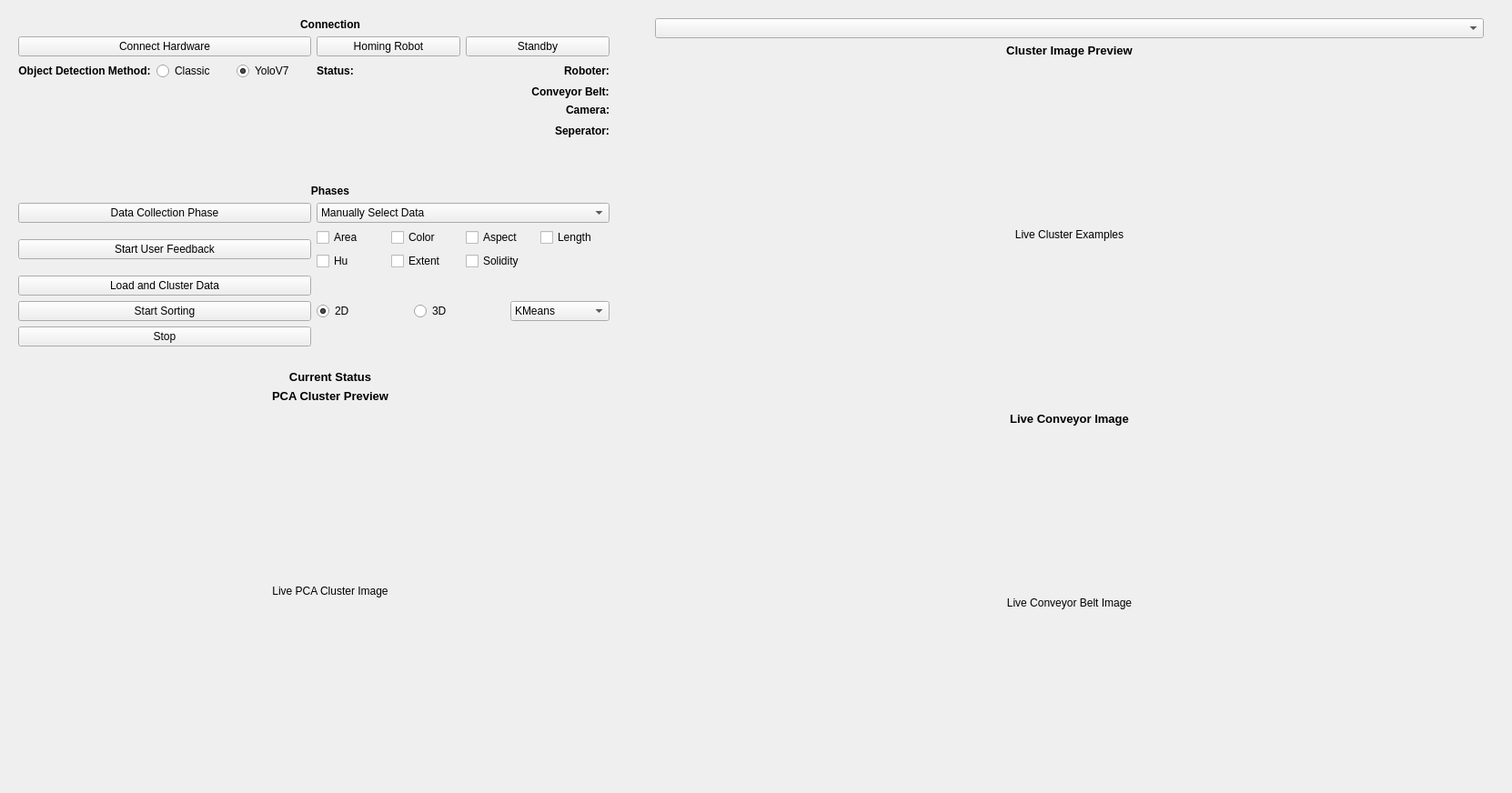
<?xml version="1.0" encoding="UTF-8"?>
<ui version="4.0">
 <class>sortingGui</class>
 <widget class="QWidget" name="sortingGui">
  <property name="geometry">
   <rect>
    <x>0</x>
    <y>0</y>
    <width>1662</width>
    <height>872</height>
   </rect>
  </property>
  <property name="windowTitle">
   <string>Autonomous Sorting</string>
  </property>
  <widget class="QWidget" name="verticalLayoutWidget_3">
   <property name="geometry">
    <rect>
     <x>20</x>
     <y>20</y>
     <width>686</width>
     <height>831</height>
    </rect>
   </property>
   <layout class="QVBoxLayout" name="verticalLayout_3">
    <item>
     <layout class="QVBoxLayout" name="verticalLayout">
      <item>
       <widget class="QLabel" name="label_connection">
        <property name="enabled">
         <bool>true</bool>
        </property>
        <property name="font">
         <font>
          <bold>true</bold>
         </font>
        </property>
        <property name="text">
         <string>Connection</string>
        </property>
        <property name="textFormat">
         <enum>Qt::AutoText</enum>
        </property>
        <property name="alignment">
         <set>Qt::AlignCenter</set>
        </property>
       </widget>
      </item>
      <item>
       <layout class="QGridLayout" name="gridLayout">
        <item row="1" column="1">
         <layout class="QHBoxLayout" name="horizontalLayout_6">
          <item alignment="Qt::AlignLeft">
           <widget class="QLabel" name="label_hardware_status">
            <property name="enabled">
             <bool>true</bool>
            </property>
            <property name="font">
             <font>
              <bold>true</bold>
             </font>
            </property>
            <property name="text">
             <string>Status:</string>
            </property>
            <property name="textFormat">
             <enum>Qt::AutoText</enum>
            </property>
            <property name="alignment">
             <set>Qt::AlignCenter</set>
            </property>
           </widget>
          </item>
          <item alignment="Qt::AlignRight">
           <widget class="QLabel" name="label_status_roboter">
            <property name="enabled">
             <bool>true</bool>
            </property>
            <property name="font">
             <font>
              <bold>true</bold>
             </font>
            </property>
            <property name="text">
             <string>Roboter:</string>
            </property>
            <property name="textFormat">
             <enum>Qt::AutoText</enum>
            </property>
            <property name="alignment">
             <set>Qt::AlignCenter</set>
            </property>
           </widget>
          </item>
         </layout>
        </item>
        <item row="0" column="1">
         <layout class="QHBoxLayout" name="horizontalLayout_4">
          <item>
           <widget class="QPushButton" name="button_dobot_homing">
            <property name="text">
             <string>Homing Robot</string>
            </property>
           </widget>
          </item>
          <item>
           <widget class="QPushButton" name="button_dobot_standby">
            <property name="text">
             <string>Standby</string>
            </property>
           </widget>
          </item>
         </layout>
        </item>
        <item row="0" column="0">
         <widget class="QPushButton" name="button_connect_Hardware">
          <property name="text">
           <string>Connect Hardware</string>
          </property>
         </widget>
        </item>
        <item row="1" column="0">
         <layout class="QHBoxLayout" name="horizontalLayout_3">
          <item>
           <widget class="QLabel" name="label_object_detection_method">
            <property name="enabled">
             <bool>true</bool>
            </property>
            <property name="font">
             <font>
              <bold>true</bold>
             </font>
            </property>
            <property name="text">
             <string>Object Detection Method:</string>
            </property>
            <property name="textFormat">
             <enum>Qt::AutoText</enum>
            </property>
            <property name="alignment">
             <set>Qt::AlignCenter</set>
            </property>
           </widget>
          </item>
          <item>
           <widget class="QRadioButton" name="radio_classic">
            <property name="text">
             <string>Classic</string>
            </property>
            <attribute name="buttonGroup">
             <string notr="true">buttonGroup</string>
            </attribute>
           </widget>
          </item>
          <item>
           <widget class="QRadioButton" name="radio_yoloV7">
            <property name="text">
             <string>YoloV7</string>
            </property>
            <property name="checked">
             <bool>true</bool>
            </property>
            <attribute name="buttonGroup">
             <string notr="true">buttonGroup</string>
            </attribute>
           </widget>
          </item>
         </layout>
        </item>
        <item row="3" column="1" alignment="Qt::AlignRight">
         <widget class="QLabel" name="label_status_camera">
          <property name="enabled">
           <bool>true</bool>
          </property>
          <property name="font">
           <font>
            <bold>true</bold>
           </font>
          </property>
          <property name="text">
           <string>Camera:</string>
          </property>
          <property name="textFormat">
           <enum>Qt::AutoText</enum>
          </property>
          <property name="alignment">
           <set>Qt::AlignCenter</set>
          </property>
         </widget>
        </item>
        <item row="4" column="0">
         <spacer name="verticalSpacer">
          <property name="orientation">
           <enum>Qt::Vertical</enum>
          </property>
          <property name="sizeHint" stdset="0">
           <size>
            <width>20</width>
            <height>20</height>
           </size>
          </property>
         </spacer>
        </item>
        <item row="4" column="3">
         <widget class="QLabel" name="label_seperator_connection">
          <property name="sizePolicy">
           <sizepolicy hsizetype="Maximum" vsizetype="Preferred">
            <horstretch>0</horstretch>
            <verstretch>0</verstretch>
           </sizepolicy>
          </property>
          <property name="minimumSize">
           <size>
            <width>30</width>
            <height>0</height>
           </size>
          </property>
          <property name="text">
           <string/>
          </property>
         </widget>
        </item>
        <item row="3" column="3">
         <widget class="QLabel" name="label_camera_connection">
          <property name="sizePolicy">
           <sizepolicy hsizetype="Maximum" vsizetype="Preferred">
            <horstretch>0</horstretch>
            <verstretch>0</verstretch>
           </sizepolicy>
          </property>
          <property name="minimumSize">
           <size>
            <width>30</width>
            <height>0</height>
           </size>
          </property>
          <property name="maximumSize">
           <size>
            <width>30</width>
            <height>16777215</height>
           </size>
          </property>
          <property name="text">
           <string/>
          </property>
         </widget>
        </item>
        <item row="1" column="3">
         <widget class="QLabel" name="label_dobot_connection">
          <property name="sizePolicy">
           <sizepolicy hsizetype="Maximum" vsizetype="Preferred">
            <horstretch>0</horstretch>
            <verstretch>0</verstretch>
           </sizepolicy>
          </property>
          <property name="minimumSize">
           <size>
            <width>30</width>
            <height>0</height>
           </size>
          </property>
          <property name="text">
           <string/>
          </property>
         </widget>
        </item>
        <item row="2" column="3">
         <widget class="QLabel" name="label_conveyor_connection">
          <property name="sizePolicy">
           <sizepolicy hsizetype="Maximum" vsizetype="Preferred">
            <horstretch>0</horstretch>
            <verstretch>0</verstretch>
           </sizepolicy>
          </property>
          <property name="minimumSize">
           <size>
            <width>30</width>
            <height>0</height>
           </size>
          </property>
          <property name="text">
           <string/>
          </property>
         </widget>
        </item>
        <item row="2" column="1" alignment="Qt::AlignRight">
         <widget class="QLabel" name="label_status_conveyor">
          <property name="enabled">
           <bool>true</bool>
          </property>
          <property name="font">
           <font>
            <bold>true</bold>
           </font>
          </property>
          <property name="text">
           <string>Conveyor Belt:</string>
          </property>
          <property name="textFormat">
           <enum>Qt::AutoText</enum>
          </property>
          <property name="alignment">
           <set>Qt::AlignCenter</set>
          </property>
         </widget>
        </item>
        <item row="4" column="1" alignment="Qt::AlignRight">
         <widget class="QLabel" name="label_status_seperator">
          <property name="enabled">
           <bool>true</bool>
          </property>
          <property name="font">
           <font>
            <bold>true</bold>
           </font>
          </property>
          <property name="text">
           <string>Seperator:</string>
          </property>
          <property name="textFormat">
           <enum>Qt::AutoText</enum>
          </property>
          <property name="alignment">
           <set>Qt::AlignCenter</set>
          </property>
         </widget>
        </item>
       </layout>
      </item>
      <item>
       <spacer name="verticalSpacer_3">
        <property name="orientation">
         <enum>Qt::Vertical</enum>
        </property>
        <property name="sizeType">
         <enum>QSizePolicy::Expanding</enum>
        </property>
        <property name="sizeHint" stdset="0">
         <size>
          <width>20</width>
          <height>30</height>
         </size>
        </property>
       </spacer>
      </item>
      <item>
       <widget class="QLabel" name="label_phases">
        <property name="font">
         <font>
          <bold>true</bold>
         </font>
        </property>
        <property name="text">
         <string>Phases</string>
        </property>
        <property name="textFormat">
         <enum>Qt::AutoText</enum>
        </property>
        <property name="alignment">
         <set>Qt::AlignCenter</set>
        </property>
       </widget>
      </item>
      <item>
       <layout class="QGridLayout" name="gridLayout_2">
        <item row="6" column="2">
         <widget class="QLabel" name="label_sorting">
          <property name="sizePolicy">
           <sizepolicy hsizetype="Maximum" vsizetype="Preferred">
            <horstretch>0</horstretch>
            <verstretch>0</verstretch>
           </sizepolicy>
          </property>
          <property name="minimumSize">
           <size>
            <width>30</width>
            <height>0</height>
           </size>
          </property>
          <property name="text">
           <string/>
          </property>
         </widget>
        </item>
        <item row="8" column="0">
         <spacer name="verticalSpacer_2">
          <property name="orientation">
           <enum>Qt::Vertical</enum>
          </property>
          <property name="sizeHint" stdset="0">
           <size>
            <width>20</width>
            <height>20</height>
           </size>
          </property>
         </spacer>
        </item>
        <item row="1" column="0">
         <widget class="QPushButton" name="button_data_collection">
          <property name="text">
           <string>Data Collection Phase</string>
          </property>
         </widget>
        </item>
        <item row="1" column="1">
         <widget class="QComboBox" name="SortingType">
          <item>
           <property name="text">
            <string>Manually Select Data</string>
           </property>
          </item>
          <item>
           <property name="text">
            <string>Autoencoder</string>
           </property>
          </item>
          <item>
           <property name="text">
            <string>Transformer</string>
           </property>
          </item>
         </widget>
        </item>
        <item row="3" column="2">
         <widget class="QLabel" name="label_data_loading">
          <property name="sizePolicy">
           <sizepolicy hsizetype="Maximum" vsizetype="Preferred">
            <horstretch>0</horstretch>
            <verstretch>0</verstretch>
           </sizepolicy>
          </property>
          <property name="minimumSize">
           <size>
            <width>30</width>
            <height>0</height>
           </size>
          </property>
          <property name="text">
           <string/>
          </property>
         </widget>
        </item>
        <item row="5" column="0">
         <widget class="QPushButton" name="button_load_and_cluster_data">
          <property name="text">
           <string>Load and Cluster Data</string>
          </property>
         </widget>
        </item>
        <item row="7" column="0">
         <widget class="QPushButton" name="button_stop">
          <property name="text">
           <string>Stop</string>
          </property>
         </widget>
        </item>
        <item row="6" column="0">
         <widget class="QPushButton" name="button_sorting">
          <property name="text">
           <string>Start Sorting</string>
          </property>
         </widget>
        </item>
        <item row="1" column="2">
         <widget class="QLabel" name="label_data_collection">
          <property name="sizePolicy">
           <sizepolicy hsizetype="Maximum" vsizetype="Preferred">
            <horstretch>0</horstretch>
            <verstretch>0</verstretch>
           </sizepolicy>
          </property>
          <property name="minimumSize">
           <size>
            <width>30</width>
            <height>0</height>
           </size>
          </property>
          <property name="text">
           <string/>
          </property>
         </widget>
        </item>
        <item row="3" column="1">
         <layout class="QHBoxLayout" name="horizontalLayout">
          <item>
           <layout class="QGridLayout" name="gridLayout_3">
            <item row="0" column="0">
             <widget class="QCheckBox" name="check_feature_area">
              <property name="text">
               <string>Area</string>
              </property>
             </widget>
            </item>
            <item row="0" column="2">
             <widget class="QCheckBox" name="check_feature_aspect">
              <property name="text">
               <string>Aspect</string>
              </property>
             </widget>
            </item>
            <item row="0" column="1">
             <widget class="QCheckBox" name="check_feature_color">
              <property name="text">
               <string>Color</string>
              </property>
             </widget>
            </item>
            <item row="0" column="3">
             <widget class="QCheckBox" name="check_feature_length">
              <property name="text">
               <string>Length</string>
              </property>
             </widget>
            </item>
            <item row="1" column="0">
             <widget class="QCheckBox" name="check_feature_hu">
              <property name="text">
               <string>Hu</string>
              </property>
             </widget>
            </item>
            <item row="1" column="1">
             <widget class="QCheckBox" name="check_feature_extent">
              <property name="text">
               <string>Extent</string>
              </property>
             </widget>
            </item>
            <item row="1" column="2">
             <widget class="QCheckBox" name="check_feature_solidity">
              <property name="text">
               <string>Solidity</string>
              </property>
             </widget>
            </item>
           </layout>
          </item>
         </layout>
        </item>
        <item row="5" column="2">
         <widget class="QLabel" name="label_clustering">
          <property name="sizePolicy">
           <sizepolicy hsizetype="Maximum" vsizetype="Preferred">
            <horstretch>0</horstretch>
            <verstretch>0</verstretch>
           </sizepolicy>
          </property>
          <property name="minimumSize">
           <size>
            <width>30</width>
            <height>0</height>
           </size>
          </property>
          <property name="text">
           <string/>
          </property>
         </widget>
        </item>
        <item row="6" column="1">
         <layout class="QHBoxLayout" name="horizontalLayout_2">
          <item>
           <widget class="QRadioButton" name="radio_2d">
            <property name="text">
             <string>2D</string>
            </property>
            <property name="checked">
             <bool>true</bool>
            </property>
            <attribute name="buttonGroup">
             <string notr="true">buttonGroup_2</string>
            </attribute>
           </widget>
          </item>
          <item>
           <widget class="QRadioButton" name="radio_3d">
            <property name="text">
             <string>3D</string>
            </property>
            <attribute name="buttonGroup">
             <string notr="true">buttonGroup_2</string>
            </attribute>
           </widget>
          </item>
          <item>
           <widget class="QComboBox" name="combo_clustering_method">
            <item>
             <property name="text">
              <string>KMeans</string>
             </property>
            </item>
            <item>
             <property name="text">
              <string>DBSCAN</string>
             </property>
            </item>
            <item>
             <property name="text">
              <string>MeanShift</string>
             </property>
            </item>
            <item>
             <property name="text">
              <string>Agglomerative</string>
             </property>
            </item>
           </widget>
          </item>
         </layout>
        </item>
        <item row="3" column="0">
         <widget class="QPushButton" name="Button_Start_User_Feedback">
          <property name="text">
           <string>Start User Feedback</string>
          </property>
         </widget>
        </item>
       </layout>
      </item>
      <item>
       <widget class="QLabel" name="label_status">
        <property name="font">
         <font>
          <pointsize>10</pointsize>
          <italic>false</italic>
          <bold>true</bold>
          <strikeout>false</strikeout>
          <kerning>true</kerning>
         </font>
        </property>
        <property name="text">
         <string>Current Status</string>
        </property>
        <property name="alignment">
         <set>Qt::AlignCenter</set>
        </property>
       </widget>
      </item>
     </layout>
    </item>
    <item>
     <widget class="QLabel" name="label_pca_cluster">
      <property name="sizePolicy">
       <sizepolicy hsizetype="Preferred" vsizetype="Maximum">
        <horstretch>0</horstretch>
        <verstretch>0</verstretch>
       </sizepolicy>
      </property>
      <property name="font">
       <font>
        <pointsize>10</pointsize>
        <bold>true</bold>
       </font>
      </property>
      <property name="text">
       <string>PCA Cluster Preview</string>
      </property>
      <property name="alignment">
       <set>Qt::AlignCenter</set>
      </property>
     </widget>
    </item>
    <item>
     <widget class="QLabel" name="image_pca_cluster">
      <property name="sizePolicy">
       <sizepolicy hsizetype="MinimumExpanding" vsizetype="MinimumExpanding">
        <horstretch>0</horstretch>
        <verstretch>0</verstretch>
       </sizepolicy>
      </property>
      <property name="text">
       <string>Live PCA Cluster Image</string>
      </property>
      <property name="alignment">
       <set>Qt::AlignCenter</set>
      </property>
     </widget>
    </item>
   </layout>
  </widget>
  <widget class="QWidget" name="verticalLayoutWidget_2">
   <property name="geometry">
    <rect>
     <x>720</x>
     <y>20</y>
     <width>911</width>
     <height>831</height>
    </rect>
   </property>
   <layout class="QVBoxLayout" name="verticalLayout_2">
    <item>
     <widget class="QComboBox" name="combo_cluster"/>
    </item>
    <item>
     <widget class="QLabel" name="label_cluster_examples">
      <property name="sizePolicy">
       <sizepolicy hsizetype="Preferred" vsizetype="Maximum">
        <horstretch>0</horstretch>
        <verstretch>0</verstretch>
       </sizepolicy>
      </property>
      <property name="font">
       <font>
        <pointsize>10</pointsize>
        <bold>true</bold>
       </font>
      </property>
      <property name="text">
       <string>Cluster Image Preview</string>
      </property>
      <property name="alignment">
       <set>Qt::AlignCenter</set>
      </property>
     </widget>
    </item>
    <item>
     <widget class="QLabel" name="image_cluster_examples">
      <property name="text">
       <string>Live Cluster Examples</string>
      </property>
      <property name="alignment">
       <set>Qt::AlignCenter</set>
      </property>
     </widget>
    </item>
    <item>
     <widget class="QLabel" name="label_live_conveyor">
      <property name="sizePolicy">
       <sizepolicy hsizetype="Preferred" vsizetype="Maximum">
        <horstretch>0</horstretch>
        <verstretch>0</verstretch>
       </sizepolicy>
      </property>
      <property name="font">
       <font>
        <pointsize>10</pointsize>
        <bold>true</bold>
       </font>
      </property>
      <property name="text">
       <string>Live Conveyor Image</string>
      </property>
      <property name="alignment">
       <set>Qt::AlignCenter</set>
      </property>
     </widget>
    </item>
    <item>
     <widget class="QLabel" name="image_live_conveyor">
      <property name="text">
       <string>Live Conveyor Belt Image</string>
      </property>
      <property name="alignment">
       <set>Qt::AlignCenter</set>
      </property>
     </widget>
    </item>
   </layout>
  </widget>
 </widget>
 <resources/>
 <connections/>
 <buttongroups>
  <buttongroup name="buttonGroup"/>
  <buttongroup name="buttonGroup_2"/>
 </buttongroups>
</ui>
